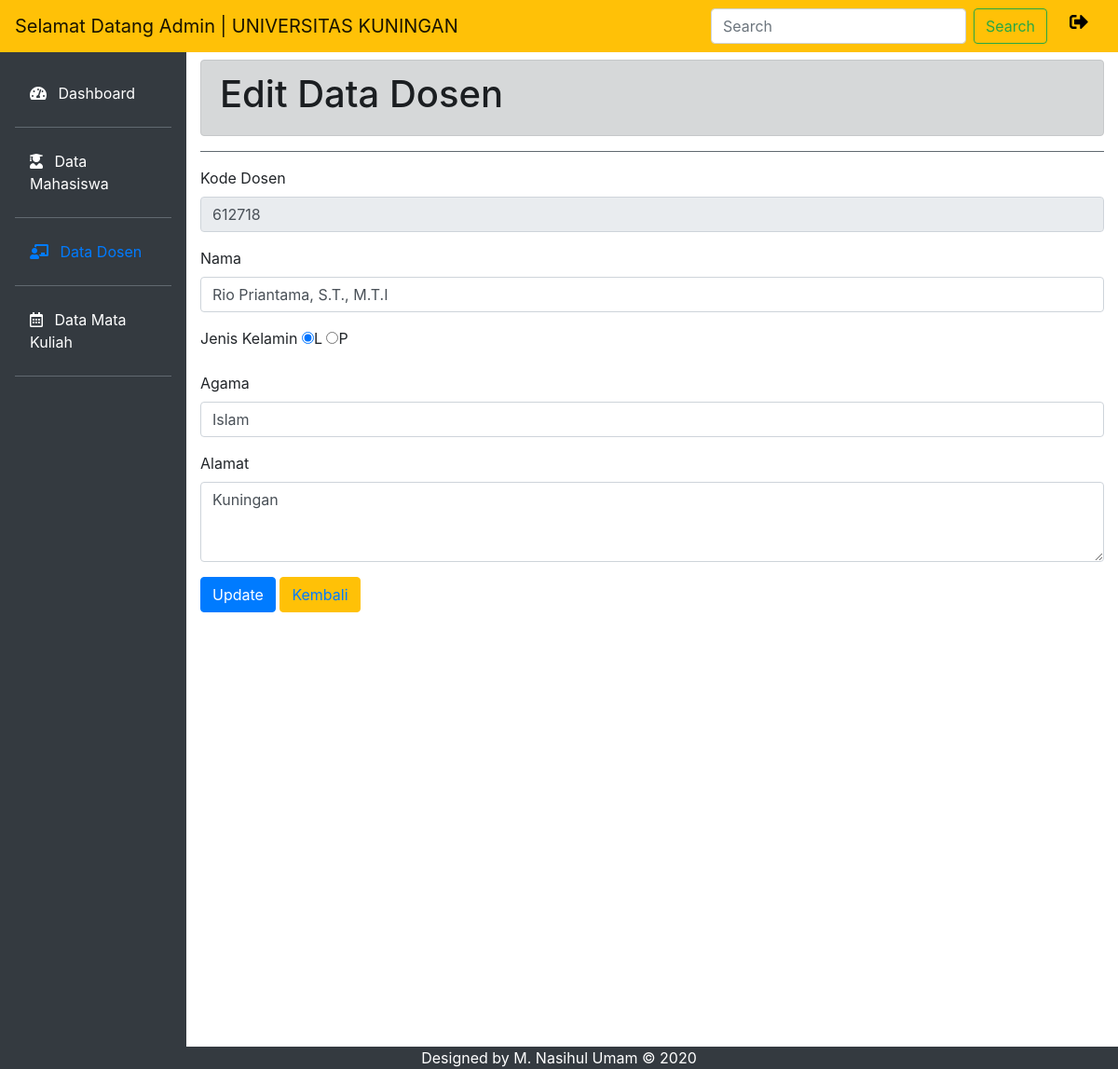
The page /edit_dosen.php?kd=612718 on the database its author committed.
### tables this page shows
CREATE TABLE `dosen` (
  `nip` varchar(15) NOT NULL,
  `nama` varchar(35) NOT NULL,
  `jk` char(1) NOT NULL,
  `agama` varchar(15) NOT NULL,
  `alamat` text NOT NULL
);

### config.php (called while the page is built, shortened)
<?php
	class database{
		var $host = "localhost";
		var $username = "root";
		var $password = "";
		var $database = "data_akademik";
		var $koneksi = "";
		function __construct(){
			$this->koneksi = mysqli_connect($this->host, $this->username, $this->password,$this->database);
		}
		function get_by_kd($nip)
		{
			$query = mysqli_query($this->koneksi,"SELECT * FROM dosen WHERE nip=$nip");
			return $query->fetch_array();
		}
	}
?>

### edit_dosen.php (the view, shortened to what this page needs)
<?php
include('config.php');
$db = new database();
$nip = $_GET['kd'];
if(! is_null($nip))
{
  $data_dosen = $db->get_by_kd($nip);
}
else
{
  header('location:tampil_dataDSN.php');
}
?>
<!doctype html>
<html lang="en">
  <head>
    <link rel="stylesheet" href="bootstrap/css/bootstrap.min.css">
    <link rel="stylesheet" type="text/css" href="admin.css">
    <link rel="stylesheet" href="fontawesome-free/css/all.min.css">
  </head>
  <body>
  <nav class="navbar navbar-expand-lg navbar-light bg-warning fixed-top">
    <a class="navbar-brand" href="#">Selamat Datang Admin | UNIVERSITAS KUNINGAN</a>
      <form class="form-inline my-2 my-lg-0 ml-auto">
        <input class="form-control mr-sm-2" type="search" placeholder="Search" aria-label="Search">
        <button class="btn btn-outline-success my-2 my-sm-0" type="submit">Search</button>
      </form>
      <div class="icon ml-4">
        <h5>
          <a href="logout.php" style="color: black;"><i class="fas fa-sign-out-alt mr-3" data-toggle="tooltip" title="Sign Out"></i></a>
        </h5>
      </div>
  </nav>
  <div class="row no-gutters mt-5">
      <div class="col-md-2 bg-dark mt-2 pr-3 pt-4">
        <ul class="nav flex-column ml-3 mb-5">
        <li class="nav-item">
          <a class="nav-link text-white" href="dashboard.php"><i class="fas fa-tachometer-alt mr-2"></i> Dashboard</a> <hr class="bg-secondary"></hr>
        </li>
        <li class="nav-item">
          <a class="nav-link text-white" href="tampil_dataMHS.php"><i class="fas fa-user-graduate mr-2"></i> Data Mahasiswa</a><hr class="bg-secondary"></hr>
        </li>
        <li class="nav-item">
          <a class="nav-link active text-blue" href="tampil_dataDSN.php"><i class="fas fa-chalkboard-teacher mr-2"></i> Data Dosen</a><hr class="bg-secondary"></hr>
        </li>
        <li class="nav-item">
          <a class="nav-link text-white" href="tampil_dataMK.php"><i class="far fa-calendar-alt mr-2"></i> Data Mata Kuliah</a><hr class="bg-secondary"></hr>
        </li>
        </ul>
      </div>
      <div class="col-md-10 mt-3">
        <div id="content">
  <div class="container-fluid" style="padding-bottom: 450px;">
    <div class="alert alert-dark">
              <h1>Edit Data Dosen</h1>
            </div>
            <hr class="bg-secondary"></hr>
          <form method="post" action="proses_dosen.php?action=update">
             <div class="form-group">
              <label for="">Kode Dosen</label>
              <input type="text" name="nip" class="form-control" readonly value="<?php echo $data_dosen['nip']; ?>"/>
            </div>
            <div class="form-group">
              <label for="">Nama</label>
              <input type="text" name="nama" value="<?php echo $data_dosen['nama']; ?>" class="form-control">
            </div>
            <div class="form-group">
              <label for="">Jenis Kelamin</label>
              <label><input type="radio" name="jk" value="L" <?php if($data_dosen['jk']=='L') echo 'checked'  ?>>L</label>
              <label><input type="radio" name="jk" value="P" <?php if($data_dosen['jk']=='P') echo 'checked'  ?>>P</label>
            </div>
            <div class="form-group">
              <label for="">Agama</label>
              <input type="text" name="agama" value="<?php echo $data_dosen['agama']; ?>" class="form-control">
            </div>
            <div class="form-group">
              <label for="">Alamat</label>
              <textarea name="alamat" id="" cols="" rows="3" class="form-control"><?php echo $data_dosen['alamat']; ?></textarea>
            </div>
            <div class="form-group">
              <button type="submit" name="tombol" class="btn btn-primary">Update</button> <button class="btn btn-warning"><a href="tampil_dataDSN.php" style="text-decoration: none;">Kembali</a></button>
            </div>
          </form>
        </div>
        </div>
      </div>
  </div>
  <?php include 'footer.php'; ?>
  </body>
</html>

### rows shown on the page
dosen: nip "612718", nama "Rio Priantama, S.T., M.T.I", jk "☑ L", jk "☐ P", agama "Islam", alamat "Kuningan"
